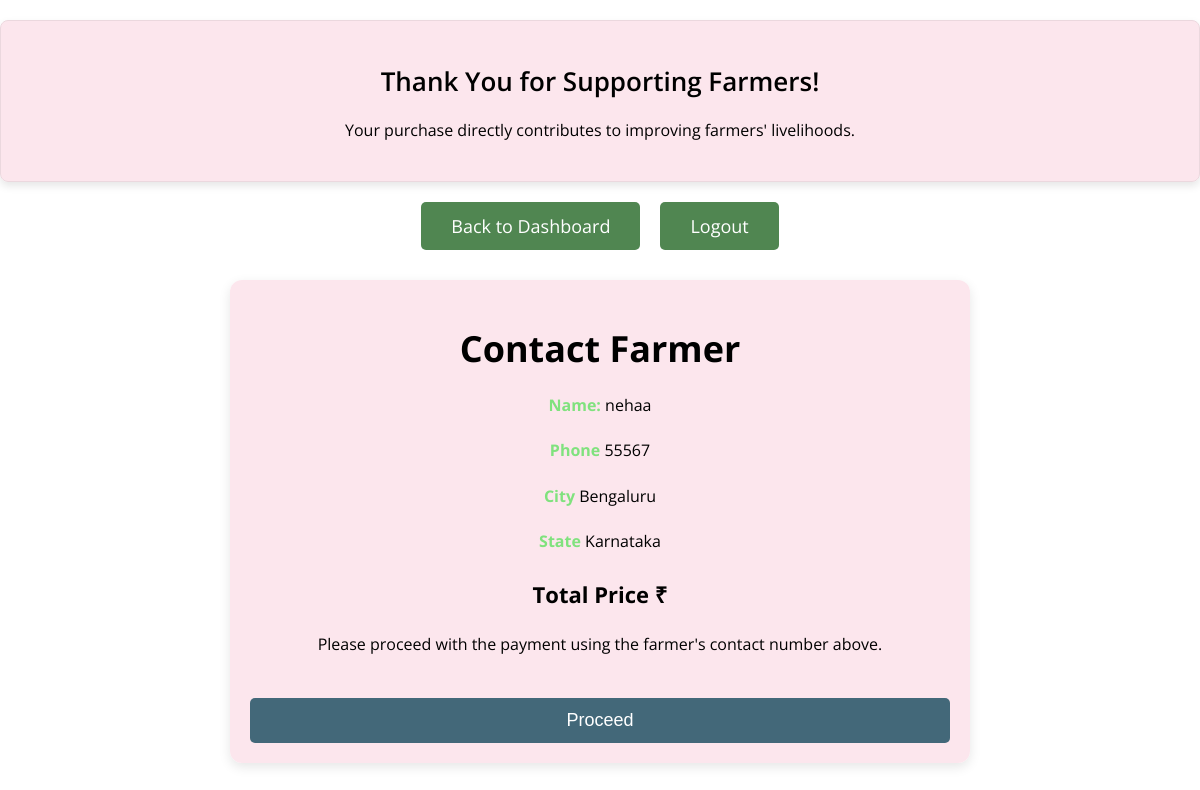
/direct-contact/ (signed in), run on the app's committed database.
### core/models.py (models this page shows, shortened)
class Crop(models.Model):
    farmer_name = models.CharField(max_length=100)
    contact_number = models.CharField(max_length=15)
    state = models.CharField(max_length=50)
    city = models.CharField(max_length=50, default='Unknown')
    crop_name = models.CharField(max_length=100)
    quantity_to_sell = models.IntegerField()
    seeds_cost = models.DecimalField(max_digits=10, decimal_places=2)
    fertilizer_cost = models.DecimalField(max_digits=10, decimal_places=2)
    pesticide_cost = models.DecimalField(max_digits=10, decimal_places=2)
    machinery_cost = models.DecimalField(max_digits=10, decimal_places=2)
    labor_cost = models.DecimalField(max_digits=10, decimal_places=2)
    msp = models.DecimalField(max_digits=10, decimal_places=2)
    price_per_kg = models.DecimalField(max_digits=10, decimal_places=2, null=True, blank=True)  # Add this
    available_quantity = models.IntegerField(default=0)  # New field for tracking quantity available after sales

### core/views.py (the view)
# urls.py: path('direct-contact/', views.direct_contact, name='direct_contact'),
def direct_contact(request):
    try:
        cart = Cart.objects.get(customer=request.user, is_checked_out=False)
    except Cart.DoesNotExist:
        return render(request, 'core/direct_contact.html', {'error': 'Your cart is empty.'})
    cart_item = cart.items.first()
    if not cart_item:
        return render(request, 'core/direct_contact.html', {'error': 'Your cart is empty.'})
    crop = cart_item.crop
    farmer_details = {
        'name': crop.farmer_name,
        'phone': crop.contact_number,
        'city': crop.city,
        'state': crop.state
    }
    return render(request, 'core/direct_contact.html', {'farmer_details': farmer_details})

### core/templates/core/direct_contact.html (shortened to what this page needs)
{% load i18n %}
<!DOCTYPE html>
<html lang="en">
<head>
</head>
<body>
    <div class="thank-you">
        <h2>{% trans "Thank You for Supporting Farmers!" %}</h2>
        <p>{% trans "Your purchase directly contributes to improving farmers' livelihoods." %}</p>
    </div>
    <div class="button-container">
        <a href="{% url 'customer_dashboard' %}">{% trans "Back to Dashboard" %}</a>
        <a href="{% url 'farmer_logout' %}">{% trans "Logout" %}</a>
    </div>
    <div class="payment-details">
        <h1>{% trans "Contact Farmer" %}</h1>
        {% if farmer_details %}
        <p><strong>{% trans "Name:" %}</strong> {{ farmer_details.name }}</p>
        <p><strong>{% trans "Phone:" %}</strong> {{ farmer_details.phone }}</p>
        <p><strong>{% trans "City:" %}</strong> {{ farmer_details.city }}</p>
        <p><strong>{% trans "State:" %}</strong> {{ farmer_details.state }}</p>
        <p class="total-price">{% trans "Total Price:" %} ₹{{ total_price|floatformat:2 }}</p>
        <p>{% trans "Please proceed with the payment using the farmer's contact number above." %}</p>
        {% else %}
        <p>{% trans "Details not available at the moment." %}</p>
        {% endif %}
        <button onclick="showPopup('success')">{% trans "Proceed" %}</button>
    </div>
</body>
</html>

### core/templates/core/direct_contact.html (style rules this page uses)
body { font-family: 'Open Sans', sans-serif; margin: 0; padding: 0; color: #fff; box-sizing: border-box; background-image: url("https://png.pngtree.com/thumb_back/fw800/background/20240511/pngtree-beautiful-barn-farm-background-image_15728996.jpg"); background-size: cover; background-position: center center; background-attachment: fixed; height: 100%; overflow-x: hidden; }
h1, h2, p { text-align: center; margin-bottom: 20px; }
.thank-you { margin-top: 20px; padding: 20px; background-color: rgba(252, 228, 236, 0.9); color: black; border: 1px solid #ebd8de; border-radius: 8px; font-size: 18px; box-shadow: 0 4px 8px rgba(0, 0, 0, 0.1); backdrop-filter: blur(10px); }
.thank-you h2 { font-size: 26px; font-weight: 600; }
.thank-you p { font-size: 16px; }
.button-container { display: flex; justify-content: center; margin-top: 20px; gap: 20px; }
.button-container a { background-color: #508651; color: white; padding: 12px 30px; text-decoration: none; border-radius: 5px; font-size: 18px; transition: background-color 0.3s ease, transform 0.3s ease; }
.payment-details { background-color: rgba(252, 228, 236, 0.9); color: black; margin: 30px auto; padding: 20px; border-radius: 12px; box-shadow: 0 4px 12px rgba(0, 0, 0, 0.1); width: 80%; max-width: 700px; font-size: 18px; text-align: left; }
.payment-details p { font-size: 16px; line-height: 1.6; }
.payment-details strong { color: #80e27e; }
.payment-details .total-price { font-size: 22px; color: black; font-weight: bold; }
.payment-details button { background-color: #436879; color: white; padding: 12px 30px; font-size: 18px; border-radius: 5px; border: none; width: 100%; margin-top: 20px; cursor: pointer; transition: background-color 0.3s ease, transform 0.3s ease; }

### data on the page
Crop: name "nehaa", phone "55567", city "Bengaluru", state "Karnataka"
